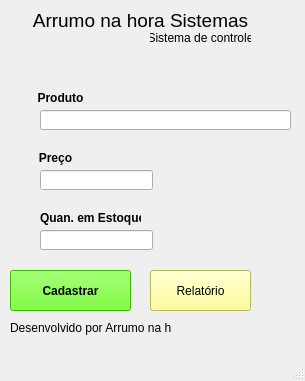
<?xml version="1.0" encoding="UTF-8"?>
<ui version="4.0">
 <class>MainWindow</class>
 <widget class="QMainWindow" name="MainWindow">
  <property name="geometry">
   <rect>
    <x>0</x>
    <y>0</y>
    <width>305</width>
    <height>381</height>
   </rect>
  </property>
  <property name="windowTitle">
   <string>MainWindow</string>
  </property>
  <widget class="QWidget" name="centralwidget">
   <widget class="QLabel" name="label">
    <property name="geometry">
     <rect>
      <x>30</x>
      <y>0</y>
      <width>221</width>
      <height>41</height>
     </rect>
    </property>
    <property name="font">
     <font>
      <pointsize>14</pointsize>
     </font>
    </property>
    <property name="text">
     <string>Arrumo na hora Sistemas</string>
    </property>
    <property name="alignment">
     <set>Qt::AlignCenter</set>
    </property>
   </widget>
   <widget class="QLabel" name="label_2">
    <property name="geometry">
     <rect>
      <x>150</x>
      <y>30</y>
      <width>101</width>
      <height>16</height>
     </rect>
    </property>
    <property name="text">
     <string>Sistema de controle</string>
    </property>
    <property name="alignment">
     <set>Qt::AlignCenter</set>
    </property>
   </widget>
   <widget class="QLabel" name="label_3">
    <property name="geometry">
     <rect>
      <x>30</x>
      <y>90</y>
      <width>61</width>
      <height>16</height>
     </rect>
    </property>
    <property name="font">
     <font>
      <weight>75</weight>
      <bold>true</bold>
     </font>
    </property>
    <property name="text">
     <string>Produto</string>
    </property>
    <property name="alignment">
     <set>Qt::AlignCenter</set>
    </property>
   </widget>
   <widget class="QLabel" name="label_4">
    <property name="geometry">
     <rect>
      <x>30</x>
      <y>150</y>
      <width>51</width>
      <height>16</height>
     </rect>
    </property>
    <property name="font">
     <font>
      <weight>75</weight>
      <bold>true</bold>
     </font>
    </property>
    <property name="text">
     <string>Preço</string>
    </property>
    <property name="alignment">
     <set>Qt::AlignCenter</set>
    </property>
   </widget>
   <widget class="QLabel" name="label_5">
    <property name="geometry">
     <rect>
      <x>40</x>
      <y>210</y>
      <width>101</width>
      <height>16</height>
     </rect>
    </property>
    <property name="font">
     <font>
      <weight>75</weight>
      <bold>true</bold>
     </font>
    </property>
    <property name="text">
     <string>Quan. em Estoque</string>
    </property>
   </widget>
   <widget class="QLineEdit" name="txtProduto">
    <property name="geometry">
     <rect>
      <x>40</x>
      <y>110</y>
      <width>251</width>
      <height>20</height>
     </rect>
    </property>
    <property name="styleSheet">
     <string notr="true">font: 12pt &quot;MS Shell Dlg 2&quot;;</string>
    </property>
   </widget>
   <widget class="QLineEdit" name="txtPreco">
    <property name="geometry">
     <rect>
      <x>40</x>
      <y>170</y>
      <width>113</width>
      <height>20</height>
     </rect>
    </property>
    <property name="styleSheet">
     <string notr="true">font: 12pt &quot;MS Shell Dlg 2&quot;;</string>
    </property>
   </widget>
   <widget class="QLineEdit" name="txtEstoque">
    <property name="geometry">
     <rect>
      <x>40</x>
      <y>230</y>
      <width>113</width>
      <height>20</height>
     </rect>
    </property>
    <property name="styleSheet">
     <string notr="true">font: 12pt &quot;MS Shell Dlg 2&quot;;</string>
    </property>
   </widget>
   <widget class="QPushButton" name="btnCadastrar">
    <property name="geometry">
     <rect>
      <x>10</x>
      <y>270</y>
      <width>121</width>
      <height>41</height>
     </rect>
    </property>
    <property name="font">
     <font>
      <weight>75</weight>
      <bold>true</bold>
     </font>
    </property>
    <property name="styleSheet">
     <string notr="true">background-color: rgb(85, 255, 0);</string>
    </property>
    <property name="text">
     <string>Cadastrar</string>
    </property>
   </widget>
   <widget class="QPushButton" name="btnRelatorio">
    <property name="geometry">
     <rect>
      <x>150</x>
      <y>270</y>
      <width>101</width>
      <height>41</height>
     </rect>
    </property>
    <property name="styleSheet">
     <string notr="true">background-color: rgb(255, 255, 127);</string>
    </property>
    <property name="text">
     <string>Relatório</string>
    </property>
   </widget>
   <widget class="QLabel" name="label_6">
    <property name="geometry">
     <rect>
      <x>10</x>
      <y>320</y>
      <width>161</width>
      <height>16</height>
     </rect>
    </property>
    <property name="text">
     <string>Desenvolvido por Arrumo na hora</string>
    </property>
   </widget>
  </widget>
  <widget class="QMenuBar" name="menubar">
   <property name="geometry">
    <rect>
     <x>0</x>
     <y>0</y>
     <width>305</width>
     <height>21</height>
    </rect>
   </property>
  </widget>
  <widget class="QStatusBar" name="statusbar"/>
 </widget>
 <resources/>
 <connections/>
</ui>
